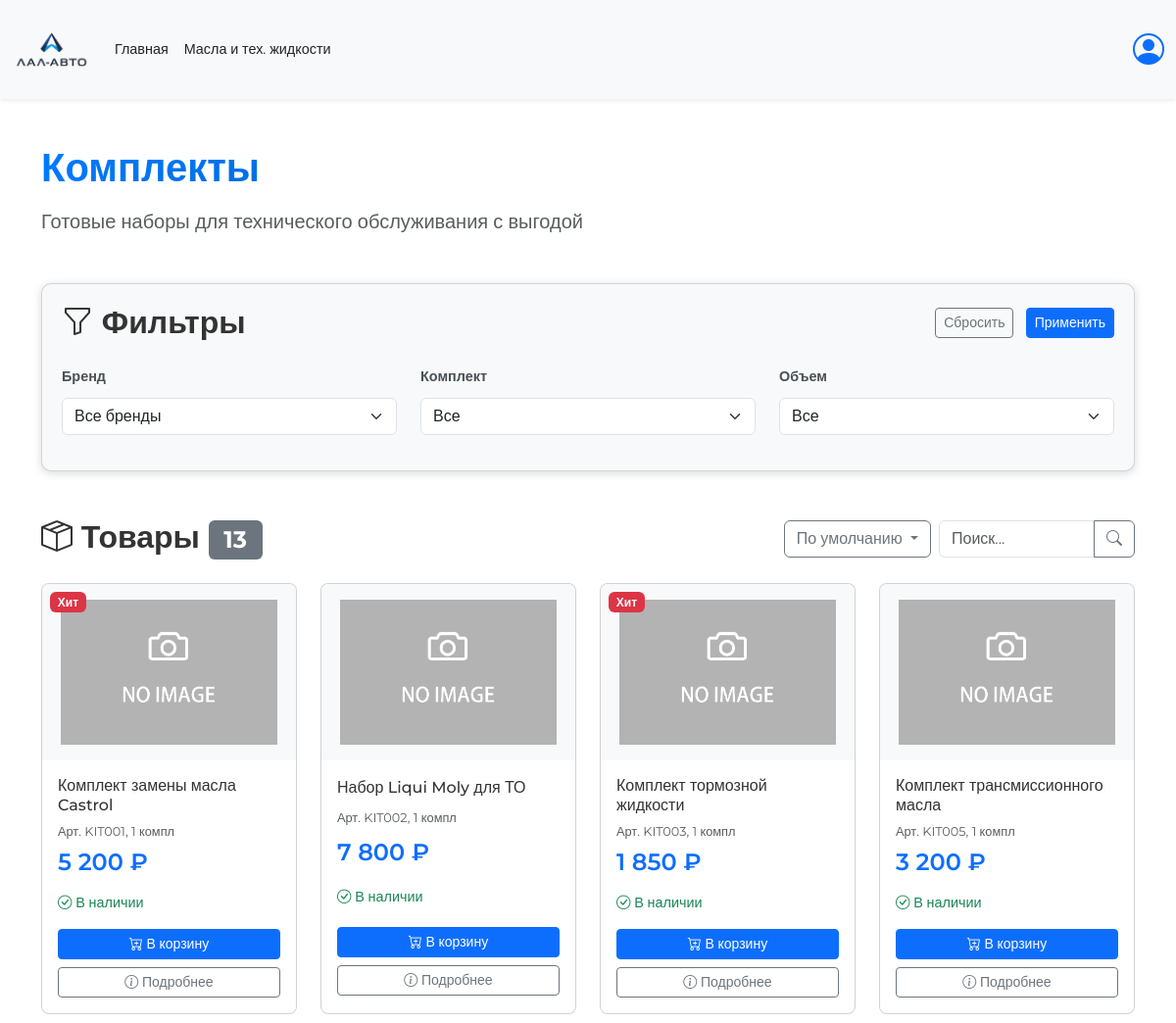
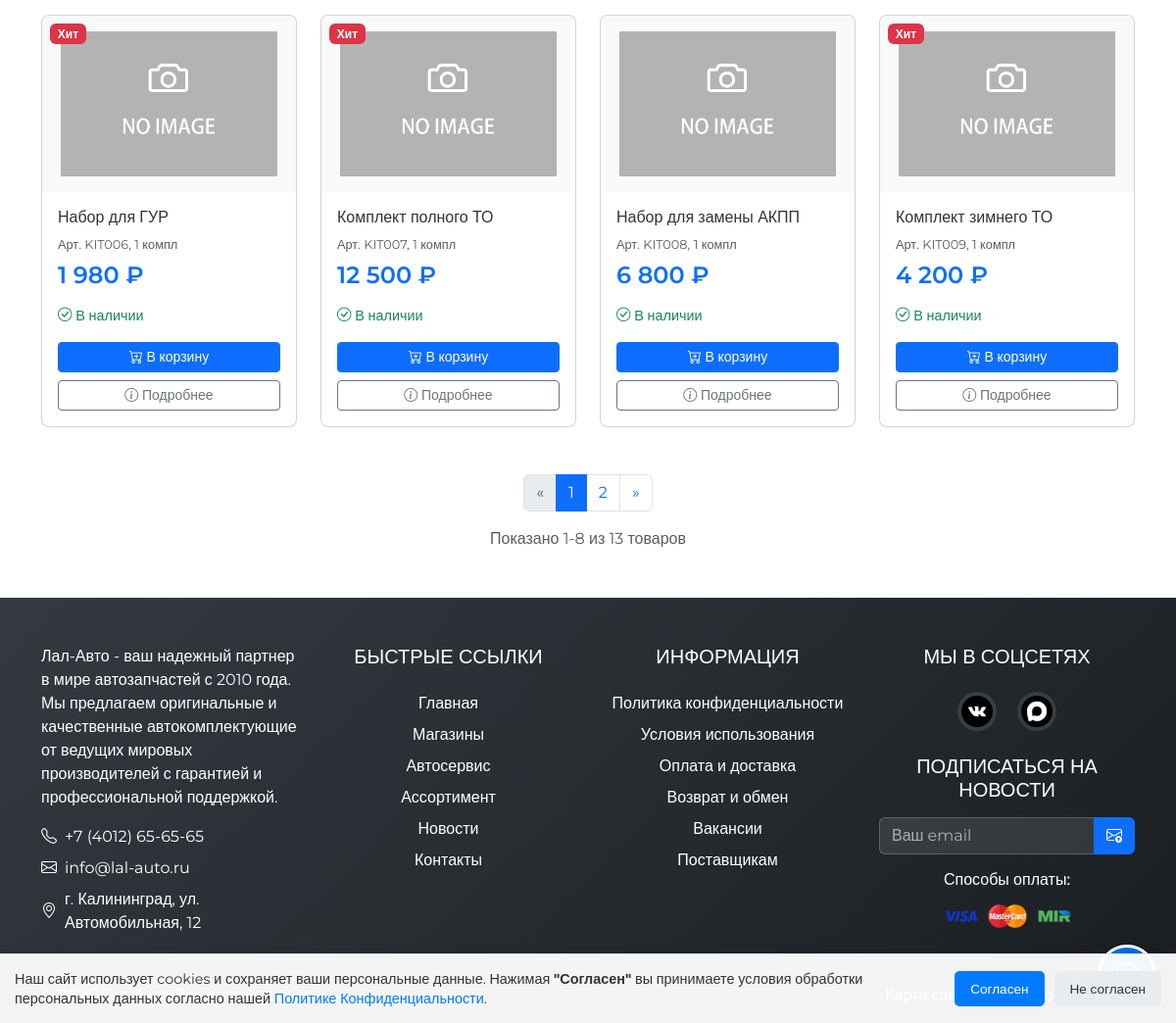
Page /files/categories/kits.php (signed in) on the committed database (2 pictures, top to bottom).
### tables this page shows
CREATE TABLE `category_products` (
  `id` int(11) NOT NULL,
  `category_type` varchar(50) NOT NULL COMMENT 'antifreeze, brake-fluid, cooling-fluid, power-steering, special-fluid, kit, transmission-oil, motor-oil',
  `title` varchar(255) NOT NULL,
  `art` varchar(100) DEFAULT NULL,
  `volume` varchar(50) DEFAULT NULL,
  `price` decimal(10,2) NOT NULL DEFAULT '0.00',
  `stock` tinyint(1) DEFAULT '1',
  `hit` tinyint(1) DEFAULT '0',
  `brand` varchar(100) DEFAULT NULL,
  `image` varchar(500) DEFAULT 'uploads/products/696392655986c.png',
  `type` varchar(100) DEFAULT NULL,
  `color` varchar(50) DEFAULT NULL,
  `viscosity` varchar(50) DEFAULT NULL,
  `standard` varchar(50) DEFAULT NULL,
  `application` varchar(100) DEFAULT NULL,
  `freezing` varchar(20) DEFAULT NULL,
  `dry_boil` varchar(20) DEFAULT NULL,
  `wet_boil` varchar(20) DEFAULT NULL,
  `contents` text,
  `api` varchar(50) DEFAULT NULL,
  `acea` varchar(50) DEFAULT NULL,
  `created_at` timestamp NULL DEFAULT CURRENT_TIMESTAMP,
  `updated_at` timestamp NULL DEFAULT CURRENT_TIMESTAMP ON UPDATE CURRENT_TIMESTAMP
);

### includes/category_functions.php (called while the page is built, shortened)
<?php
function getCategoryProducts($conn, $category_type, $search_query = '', $brand_filter = '', $sort_type = 'default', $extra_filters = [], $only_in_stock = false)
{
    $sql = "SELECT * FROM category_products WHERE category_type = ?";
    $params = [$category_type];
    $types = "s";
    if ($only_in_stock)
    {
        $sql .= " AND stock = 1";
    }
    $sql .= " ORDER BY id";
    $stmt = $conn->prepare($sql);
    $stmt->bind_param($types, ...$params);
    $stmt->execute();
    $result = $stmt->get_result();
    $products = [];
    while ($row = $result->fetch_assoc())
    {
        $products[] = $row;
    }
    return $products;
}
function buildCategoryQueryString($newParams = [], $excludeParams = [])
{
    $params = array_merge($_GET, $newParams);
    return http_build_query($params);
}
?>

### files/categories/kits.php (the view, shortened to what this page needs)
<?php
require_once("../../config/link.php");
require_once("../../includes/category_functions.php");
$search_query = $_GET['search'] ?? '';
$sort_type = $_GET['sort'] ?? 'default';
$brand_filter = $_GET['brand'] ?? '';
$contents_filter = $_GET['contents'] ?? '';
$volume_filter = $_GET['volume'] ?? '';
$items_per_page = 8;
$current_page = isset($_GET['page']) ? max(1, intval($_GET['page'])) : 1;
$filtered_products = getCategoryProducts($conn, 'kit', $search_query, $brand_filter, $sort_type, [
    'contents' => $contents_filter,
    'volume' => $volume_filter
], true);
$total_items = count($filtered_products);
$total_pages = ceil($total_items / $items_per_page);
$current_page = min($current_page, max(1, $total_pages));
$offset = ($current_page - 1) * $items_per_page;
$paginated_products = array_slice($filtered_products, $offset, $items_per_page);
?>
<!DOCTYPE html>
<html lang="ru">
<head>
    <link rel="stylesheet" href="../../css/bootstrap.min.css">
    <link rel="stylesheet" href="https://cdn.jsdelivr.net/npm/bootstrap-icons@1.11.1/font/bootstrap-icons.css">
    <link rel="stylesheet" href="../../css/style.css">
    <link rel="stylesheet" href="../../css/notifications-styles.css">
    <link rel="stylesheet" href="../../css/oils-styles.css">
</head>
<body>
<div class="flex-grow-1">
    <nav class="navbar navbar-expand-xl navbar-light bg-light shadow-sm fixed-top">
        <div class="container-fluid">
            <a class="navbar-brand" href="../../index.php"><img src="../../img/Auto.png" alt="Лал-Авто" height="75"></a>
            <div class="collapse navbar-collapse" id="navbarNav">
                <ul class="navbar-nav me-auto">
                    <li class="nav-item">
                        <a class="nav-link text-dark" href="../../index.php">Главная</a>
                    </li>
                    <li class="nav-item">
                        <a class="nav-link text-dark" href="../../includes/oils.php?sort=default&page=1">Масла и тех. жидкости</a>
                    </li>
                </ul>
                <div class="ms-xl-3">
                    <?php
                    if (isset($_SESSION['loggedin']) && $_SESSION['loggedin'] === true)
                    {
                    ?>
                        <div class="d-flex flex-column flex-md-row align-items-center">
                            <a href="../../profile.php" class="profile-button w-md-auto text-decoration-none">
                                <i class="bi bi-person-circle" style="font-size: 2rem;"></i>
                            </a>
                        </div>
                    <?php
                    }
                    ?>
                </div>
            </div>
        </div>
    </nav>
    <div id="socialFloat" class="social-float-container">
        <button id="socialToggle" class="social-toggle-btn" title="Социальные сети">
        </button>
    </div>
    <div id="cookieConsent" class="cookie-consent" style="display: none;">
        <div class="cookie-container">
            <div class="cookie-content">
                <p class="cookie-text">Наш сайт использует cookies и сохраняет ваши персональные данные. Нажимая <strong>"Согласен"</strong> вы принимаете условия обработки персональных данных согласно нашей <a href="includes/privacy.php" class="cookie-link">Политике Конфиденциальности</a>.</p>
                <div class="cookie-buttons">
                    <button id="cookieAccept" class="btn btn-primary btn-sm cookie-btn">Согласен</button>
                    <button id="cookieReject" class="btn btn-outline-secondary btn-sm cookie-btn">Не согласен</button>
                </div>
            </div>
        </div>
    </div>
    <div class="container my-5 pt-4">
        <div class="row mb-4 align-items-center" style="padding-top: 75px;">
            <div class="col-md-8">
                <h1 class="display-6 fw-bold text-primary mb-3">Комплекты</h1>
                <p class="lead text-muted mb-4">Готовые наборы для технического обслуживания с выгодой</p>
            </div>
        </div>
        <div class="filter-section mb-5">
            <div class="d-flex justify-content-between align-items-center mb-4">
                <h2 class="mb-0"><i class="bi bi-funnel"></i> Фильтры</h2>
                <div>
                    <a href="kits.php?sort=default&page=1" class="btn btn-sm btn-outline-secondary me-2">Сбросить</a>
                    <button class="btn btn-sm btn-primary" onclick="applyFilters()">Применить</button>
                </div>
            </div>
            <form method="GET" id="filterForm">
                <div class="row">
                    <div class="col-md-4">
                        <div class="filter-group mb-3">
                            <label class="form-label filter-title">Бренд</label>
                            <select class="form-select" name="brand">
                                <option value="">Все бренды</option>
                            </select>
                        </div>
                    </div>
                    <div class="col-md-4">
                        <div class="filter-group mb-3">
                            <label class="form-label filter-title">Комплект</label>
                            <select class="form-select" name="contents">
                                <option value="">Все</option>
                            </select>
                        </div>
                    </div>
                    <div class="col-md-4">
                        <div class="filter-group mb-3">
                            <label class="form-label filter-title">Объем</label>
                            <select class="form-select" name="volume">
                                <option value="">Все</option>
                            </select>
                        </div>
                    </div>
                </div>
            </form>
        </div>
        <div class="products-section mb-5">
            <div class="d-flex justify-content-between align-items-center mb-4">
                <h2 class="mb-0"><i class="bi bi-box-seam"></i> Товары <span class="badge bg-secondary"><?php echo $total_items; ?></span></h2>
                <div class="d-flex">
                    <div class="dropdown me-2">
                        <button class="btn btn-outline-secondary dropdown-toggle" type="button" id="sortDropdown" data-bs-toggle="dropdown" aria-expanded="false">
                            <?php
                            $sort_labels = [
                                'default' => 'По умолчанию',
                                'popular' => 'По популярности',
                                'price_asc' => 'По цене (возрастание)',
                                'price_desc' => 'По цене (убывание)',
                                'name' => 'По названию'
                            ];
                            echo $sort_labels[$sort_type] ?? 'Сортировка';
                            ?>
                        </button>
                    </div>
                    <form method="GET" class="d-flex">
                        <div class="input-group" style="width: 200px;">
                            <input type="text" class="form-control" name="search" placeholder="Поиск..." value="<?php echo htmlspecialchars($search_query); ?>">
                            <button class="btn btn-outline-secondary" type="submit"><i class="bi bi-search"></i></button>
                        </div>
                    </form>
                </div>
            </div>
            <?php
            if (empty($paginated_products))
            {
            ?>
                <div class="alert alert-warning text-center">
                    <i class="bi bi-exclamation-triangle"></i> По вашему запросу ничего не найдено.
                </div>
            <?php
            }
            else
            {
            ?>
                <div class="row g-4">
                    <?php
                    foreach ($paginated_products as $product)
                    {
                        $product_url = 'product_detail.php?id=' . $product['id'] . '&back=' . urlencode("kits.php?" . buildCategoryQueryString(['page' => $current_page]));
                        ?>
                        <div class="col-lg-3 col-md-6">
                            <div class="product-card card h-100">
                                <?php
                                if($product['hit'])
                                {
                                ?>
                                    <span class="badge bg-danger position-absolute top-0 start-0 m-2">Хит</span>
                                <?php
                                }
                                ?>
                                <img src="<?php echo !empty($product['image']) ? htmlspecialchars($product['image']) : '../../img/no-image.png'; ?>" class="product-img card-img-top p-3" alt="<?php echo htmlspecialchars($product['title']); ?>" onerror="this.src='../../img/no-image.png'">
                                <div class="card-body">
                                    <h5 class="product-title card-title"><?php echo htmlspecialchars($product['title']); ?></h5>
                                    <p class="product-meta text-muted small mb-2">
                                        Арт. <?php echo htmlspecialchars($product['art']); ?>, <?php echo htmlspecialchars($product['volume']); ?>
                                    </p>
                                    <h4 class="product-price mb-3"><?php echo number_format($product['price'], 0, '', ' '); ?> ₽</h4>
                                    <p class="product-stock <?php echo $product['stock'] ? 'text-success' : 'text-danger'; ?> mb-3">
                                        <i class="bi <?php echo $product['stock'] ? 'bi-check-circle' : 'bi-x-circle'; ?>"></i>
                                        <?php echo $product['stock'] ? 'В наличии' : 'Нет в наличии'; ?>
                                    </p>
                                    <div class="product-actions d-grid gap-2">
                                        <?php
                                        if (isset($_SESSION['loggedin']) && $_SESSION['loggedin'] === true)
                                        {
                                        ?>
                                            <form method="POST" action="../../includes/add_to_cart.php" class="add-to-cart-form">
                                                <button type="submit" class="btn btn-sm w-100 <?php echo $product['stock'] ? 'btn-primary' : 'btn-outline-secondary disabled'; ?> add-to-cart-btn">
                                                    <span class="btn-text">
                                                        <i class="bi bi-cart-plus"></i> В корзину
                                                    </span>
                                                </button>
                                            </form>
                                        <?php
                                        }
                                        else
                                        {
                                        ?>
                                            <button class="btn btn-sm <?php echo $product['stock'] ? 'btn-primary' : 'btn-outline-secondary disabled'; ?>" data-bs-toggle="modal" data-bs-target="#loginModal">
                                                <i class="bi bi-cart-plus"></i> В корзину
                                            </button>
                                        <?php
                                        }
                                        ?>
                                        <a href="<?php echo $product_url; ?>" class="btn btn-sm btn-outline-secondary">
                                            <i class="bi bi-info-circle"></i> Подробнее
                                        </a>
                                    </div>
                                </div>
                            </div>
                        </div>
                    <?php
                    }
                    ?>
                </div>
                <?php
                if ($total_pages > 1)
                {
                ?>
                <nav aria-label="Page navigation" class="mt-5">
                    <ul class="pagination justify-content-center">
                        <li class="page-item <?php if ($current_page <= 1) echo 'disabled'; ?>">
                            <a class="page-link" href="?<?php echo buildCategoryQueryString(['page' => $current_page - 1]); ?>" aria-label="Previous">
                                <span aria-hidden="true">&laquo;</span>
                            </a>
                        </li>
                        <?php
                        for ($i = max(1, $current_page - 2); $i <= min($total_pages, $current_page + 2); $i++)
                        {
                        ?>
                        <li class="page-item <?php if ($i == $current_page) echo 'active'; ?>">
                            <a class="page-link" href="?<?php echo buildCategoryQueryString(['page' => $i]); ?>"><?php echo $i; ?></a>
                        </li>
                        <?php
                        }
                        ?>
                        <li class="page-item <?php if ($current_page >= $total_pages) echo 'disabled'; ?>">
                            <a class="page-link" href="?<?php echo buildCategoryQueryString(['page' => $current_page + 1]); ?>" aria-label="Next">
                                <span aria-hidden="true">&raquo;</span>
                            </a>
                        </li>
                    </ul>
                    <div class="text-center text-muted mt-2">
                        Показано <?php echo ($offset + 1); ?>-<?php echo min($offset + $items_per_page, $total_items); ?> из <?php echo $total_items; ?> товаров
                    </div>
                </nav>
                <?php
                }
            }
            ?>
        </div>
    </div>
<?php
    require_once("../../includes/footer.php");
?>
</body>
</html>

### rows in the picture
category_products: hit "Хит", image (picture), title "Комплект замены масла Castrol", art "KIT001", volume "1 компл", price "5 200", stock 1 (drawn)
category_products: image (picture), title "Набор Liqui Moly для ТО", art "KIT002", volume "1 компл", price "7 800", stock 1 (drawn)
category_products: hit "Хит", image (picture), title "Комплект тормозной жидкости", art "KIT003", volume "1 компл", price "1 850", stock 1 (drawn)
category_products: image (picture), title "Комплект трансмиссионного масла", art "KIT005", volume "1 компл", price "3 200", stock 1 (drawn)
category_products: hit "Хит", image (picture), title "Набор для ГУР", art "KIT006", volume "1 компл", price "1 980", stock 1 (drawn)
category_products: hit "Хит", image (picture), title "Комплект полного ТО", art "KIT007", volume "1 компл", price "12 500", stock 1 (drawn)
category_products: image (picture), title "Набор для замены АКПП", art "KIT008", volume "1 компл", price "6 800", stock 1 (drawn)
category_products: hit "Хит", image (picture), title "Комплект зимнего ТО", art "KIT009", volume "1 компл", price "4 200", stock 1 (drawn)

### other values in the picture
$total_items "13"
$sort_labels[$sort_type] "По умолчанию"
$offset + 1 "1"
min($offset + $items_per_page, $total_items) "8"
